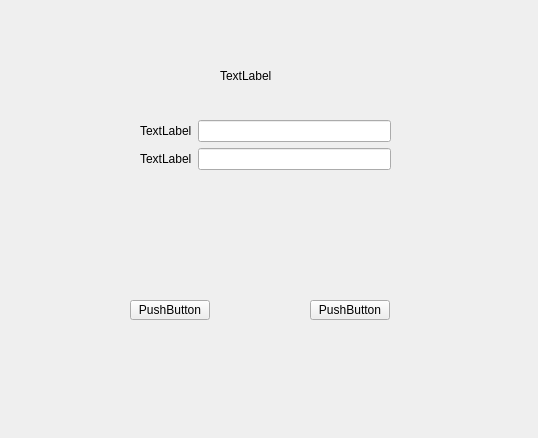
<?xml version="1.0" encoding="UTF-8"?>
<ui version="4.0">
 <class>Dialog</class>
 <widget class="QWidget" name="Dialog">
  <property name="geometry">
   <rect>
    <x>0</x>
    <y>0</y>
    <width>538</width>
    <height>438</height>
   </rect>
  </property>
  <property name="windowTitle">
   <string>Form</string>
  </property>
  <widget class="QWidget" name="widget" native="true">
   <property name="geometry">
    <rect>
     <x>140</x>
     <y>120</y>
     <width>251</width>
     <height>141</height>
    </rect>
   </property>
   <layout class="QFormLayout" name="formLayout">
    <item row="0" column="0">
     <widget class="QLabel" name="label">
      <property name="text">
       <string>TextLabel</string>
      </property>
     </widget>
    </item>
    <item row="0" column="1">
     <widget class="QLineEdit" name="lineEdit"/>
    </item>
    <item row="1" column="1">
     <widget class="QLineEdit" name="lineEdit_2"/>
    </item>
    <item row="1" column="0">
     <widget class="QLabel" name="label_2">
      <property name="text">
       <string>TextLabel</string>
      </property>
     </widget>
    </item>
   </layout>
  </widget>
  <widget class="QLabel" name="label_3">
   <property name="geometry">
    <rect>
     <x>220</x>
     <y>70</y>
     <width>54</width>
     <height>12</height>
    </rect>
   </property>
   <property name="text">
    <string>TextLabel</string>
   </property>
  </widget>
  <widget class="QPushButton" name="pushButton">
   <property name="geometry">
    <rect>
     <x>130</x>
     <y>300</y>
     <width>80</width>
     <height>20</height>
    </rect>
   </property>
   <property name="text">
    <string>PushButton</string>
   </property>
  </widget>
  <widget class="QPushButton" name="pushButton_2">
   <property name="geometry">
    <rect>
     <x>310</x>
     <y>300</y>
     <width>80</width>
     <height>20</height>
    </rect>
   </property>
   <property name="text">
    <string>PushButton</string>
   </property>
  </widget>
 </widget>
 <resources/>
 <connections/>
</ui>
